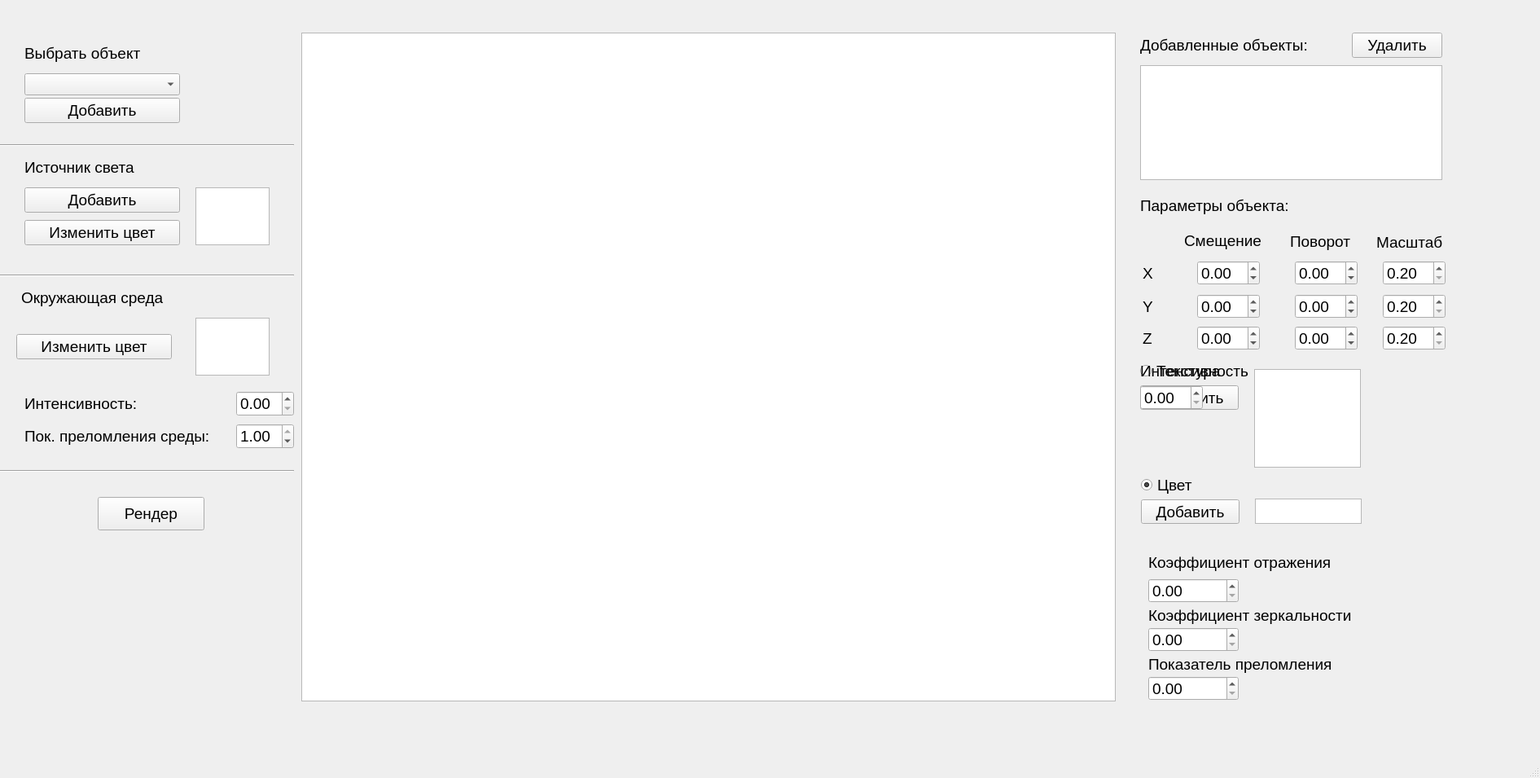
<?xml version="1.0" encoding="UTF-8"?>
<ui version="4.0">
 <class>MainWindow</class>
 <widget class="QMainWindow" name="MainWindow">
  <property name="geometry">
   <rect>
    <x>0</x>
    <y>0</y>
    <width>1891</width>
    <height>955</height>
   </rect>
  </property>
  <property name="windowTitle">
   <string>MainWindow</string>
  </property>
  <widget class="QWidget" name="centralwidget">
   <widget class="QGraphicsView" name="canvas">
    <property name="geometry">
     <rect>
      <x>370</x>
      <y>40</y>
      <width>1000</width>
      <height>821</height>
     </rect>
    </property>
   </widget>
   <widget class="QLabel" name="add_object_label">
    <property name="geometry">
     <rect>
      <x>30</x>
      <y>50</y>
      <width>191</width>
      <height>31</height>
     </rect>
    </property>
    <property name="font">
     <font>
      <family>Ubuntu</family>
      <pointsize>14</pointsize>
     </font>
    </property>
    <property name="text">
     <string>Выбрать объект</string>
    </property>
   </widget>
   <widget class="QComboBox" name="objects_list">
    <property name="geometry">
     <rect>
      <x>30</x>
      <y>90</y>
      <width>191</width>
      <height>27</height>
     </rect>
    </property>
    <property name="font">
     <font>
      <family>Ubuntu</family>
      <pointsize>14</pointsize>
     </font>
    </property>
   </widget>
   <widget class="QPushButton" name="add_object_button">
    <property name="geometry">
     <rect>
      <x>30</x>
      <y>120</y>
      <width>191</width>
      <height>31</height>
     </rect>
    </property>
    <property name="font">
     <font>
      <family>Ubuntu</family>
      <pointsize>14</pointsize>
     </font>
    </property>
    <property name="text">
     <string>Добавить</string>
    </property>
   </widget>
   <widget class="QPushButton" name="add_light_button">
    <property name="geometry">
     <rect>
      <x>30</x>
      <y>230</y>
      <width>191</width>
      <height>31</height>
     </rect>
    </property>
    <property name="font">
     <font>
      <family>Ubuntu</family>
      <pointsize>14</pointsize>
     </font>
    </property>
    <property name="text">
     <string>Добавить</string>
    </property>
   </widget>
   <widget class="QLabel" name="add_light_label">
    <property name="geometry">
     <rect>
      <x>30</x>
      <y>180</y>
      <width>291</width>
      <height>51</height>
     </rect>
    </property>
    <property name="font">
     <font>
      <family>Ubuntu</family>
      <pointsize>14</pointsize>
     </font>
    </property>
    <property name="text">
     <string>&lt;html&gt;&lt;head/&gt;&lt;body&gt;&lt;p&gt;Источник света&lt;/p&gt;&lt;/body&gt;&lt;/html&gt;</string>
    </property>
   </widget>
   <widget class="QLabel" name="ambient_light_label">
    <property name="geometry">
     <rect>
      <x>26</x>
      <y>350</y>
      <width>231</width>
      <height>31</height>
     </rect>
    </property>
    <property name="font">
     <font>
      <family>Ubuntu</family>
      <pointsize>14</pointsize>
     </font>
    </property>
    <property name="text">
     <string>Окружающая среда</string>
    </property>
   </widget>
   <widget class="QDoubleSpinBox" name="ambient_spin">
    <property name="geometry">
     <rect>
      <x>290</x>
      <y>480</y>
      <width>71</width>
      <height>31</height>
     </rect>
    </property>
    <property name="font">
     <font>
      <pointsize>14</pointsize>
     </font>
    </property>
    <property name="maximum">
     <double>1.000000000000000</double>
    </property>
    <property name="singleStep">
     <double>0.100000000000000</double>
    </property>
   </widget>
   <widget class="QPushButton" name="render_button">
    <property name="geometry">
     <rect>
      <x>120</x>
      <y>610</y>
      <width>131</width>
      <height>41</height>
     </rect>
    </property>
    <property name="font">
     <font>
      <family>Ubuntu</family>
      <pointsize>14</pointsize>
     </font>
    </property>
    <property name="text">
     <string>Рендер</string>
    </property>
   </widget>
   <widget class="QLabel" name="objects_in_scene_label">
    <property name="geometry">
     <rect>
      <x>1400</x>
      <y>40</y>
      <width>221</width>
      <height>31</height>
     </rect>
    </property>
    <property name="font">
     <font>
      <family>Ubuntu</family>
      <pointsize>14</pointsize>
     </font>
    </property>
    <property name="text">
     <string>Добавленные объекты:</string>
    </property>
   </widget>
   <widget class="QPushButton" name="delete_object_button">
    <property name="geometry">
     <rect>
      <x>1660</x>
      <y>40</y>
      <width>111</width>
      <height>31</height>
     </rect>
    </property>
    <property name="font">
     <font>
      <family>Ubuntu</family>
      <pointsize>14</pointsize>
     </font>
    </property>
    <property name="text">
     <string>Удалить</string>
    </property>
   </widget>
   <widget class="QListView" name="scene_list">
    <property name="geometry">
     <rect>
      <x>1400</x>
      <y>80</y>
      <width>371</width>
      <height>141</height>
     </rect>
    </property>
    <property name="font">
     <font>
      <pointsize>14</pointsize>
     </font>
    </property>
   </widget>
   <widget class="QLabel" name="params_label">
    <property name="geometry">
     <rect>
      <x>1400</x>
      <y>237</y>
      <width>201</width>
      <height>31</height>
     </rect>
    </property>
    <property name="font">
     <font>
      <family>Ubuntu</family>
      <pointsize>14</pointsize>
     </font>
    </property>
    <property name="text">
     <string>Параметры объекта:</string>
    </property>
   </widget>
   <widget class="QLabel" name="offset_label">
    <property name="geometry">
     <rect>
      <x>1454</x>
      <y>280</y>
      <width>111</width>
      <height>31</height>
     </rect>
    </property>
    <property name="font">
     <font>
      <family>Ubuntu</family>
      <pointsize>14</pointsize>
     </font>
    </property>
    <property name="text">
     <string>Смещение</string>
    </property>
   </widget>
   <widget class="QLabel" name="rotate_label">
    <property name="geometry">
     <rect>
      <x>1584</x>
      <y>281</y>
      <width>111</width>
      <height>31</height>
     </rect>
    </property>
    <property name="font">
     <font>
      <family>Ubuntu</family>
      <pointsize>14</pointsize>
     </font>
    </property>
    <property name="text">
     <string>Поворот</string>
    </property>
   </widget>
   <widget class="QLabel" name="scale_label">
    <property name="geometry">
     <rect>
      <x>1690</x>
      <y>282</y>
      <width>111</width>
      <height>31</height>
     </rect>
    </property>
    <property name="font">
     <font>
      <family>Ubuntu</family>
      <pointsize>14</pointsize>
     </font>
    </property>
    <property name="text">
     <string>Масштаб</string>
    </property>
   </widget>
   <widget class="QDoubleSpinBox" name="offset_x_spin">
    <property name="geometry">
     <rect>
      <x>1470</x>
      <y>320</y>
      <width>77</width>
      <height>30</height>
     </rect>
    </property>
    <property name="font">
     <font>
      <pointsize>14</pointsize>
     </font>
    </property>
    <property name="minimum">
     <double>-100.000000000000000</double>
    </property>
    <property name="maximum">
     <double>100.000000000000000</double>
    </property>
    <property name="singleStep">
     <double>0.250000000000000</double>
    </property>
   </widget>
   <widget class="QLabel" name="x_label">
    <property name="geometry">
     <rect>
      <x>1403</x>
      <y>320</y>
      <width>31</width>
      <height>31</height>
     </rect>
    </property>
    <property name="font">
     <font>
      <family>Ubuntu</family>
      <pointsize>14</pointsize>
     </font>
    </property>
    <property name="text">
     <string>X</string>
    </property>
   </widget>
   <widget class="QDoubleSpinBox" name="rotate_x_spin">
    <property name="geometry">
     <rect>
      <x>1590</x>
      <y>320</y>
      <width>77</width>
      <height>30</height>
     </rect>
    </property>
    <property name="font">
     <font>
      <pointsize>14</pointsize>
     </font>
    </property>
    <property name="minimum">
     <double>-360.000000000000000</double>
    </property>
    <property name="maximum">
     <double>360.000000000000000</double>
    </property>
    <property name="singleStep">
     <double>10.000000000000000</double>
    </property>
   </widget>
   <widget class="QDoubleSpinBox" name="scale_x_spin">
    <property name="geometry">
     <rect>
      <x>1698</x>
      <y>320</y>
      <width>77</width>
      <height>30</height>
     </rect>
    </property>
    <property name="font">
     <font>
      <pointsize>14</pointsize>
     </font>
    </property>
    <property name="minimum">
     <double>0.200000000000000</double>
    </property>
    <property name="maximum">
     <double>10.000000000000000</double>
    </property>
    <property name="singleStep">
     <double>0.100000000000000</double>
    </property>
   </widget>
   <widget class="QDoubleSpinBox" name="scale_y_spin">
    <property name="geometry">
     <rect>
      <x>1698</x>
      <y>361</y>
      <width>77</width>
      <height>30</height>
     </rect>
    </property>
    <property name="font">
     <font>
      <pointsize>14</pointsize>
     </font>
    </property>
    <property name="minimum">
     <double>0.200000000000000</double>
    </property>
    <property name="maximum">
     <double>10.000000000000000</double>
    </property>
    <property name="singleStep">
     <double>0.100000000000000</double>
    </property>
   </widget>
   <widget class="QDoubleSpinBox" name="offset_y_spin">
    <property name="geometry">
     <rect>
      <x>1470</x>
      <y>361</y>
      <width>77</width>
      <height>30</height>
     </rect>
    </property>
    <property name="font">
     <font>
      <pointsize>14</pointsize>
     </font>
    </property>
    <property name="minimum">
     <double>-100.000000000000000</double>
    </property>
    <property name="maximum">
     <double>100.000000000000000</double>
    </property>
    <property name="singleStep">
     <double>0.250000000000000</double>
    </property>
   </widget>
   <widget class="QDoubleSpinBox" name="rotate_y_spin">
    <property name="geometry">
     <rect>
      <x>1590</x>
      <y>361</y>
      <width>77</width>
      <height>30</height>
     </rect>
    </property>
    <property name="font">
     <font>
      <pointsize>14</pointsize>
     </font>
    </property>
    <property name="minimum">
     <double>-360.000000000000000</double>
    </property>
    <property name="maximum">
     <double>360.000000000000000</double>
    </property>
    <property name="singleStep">
     <double>10.000000000000000</double>
    </property>
   </widget>
   <widget class="QLabel" name="y_label">
    <property name="geometry">
     <rect>
      <x>1403</x>
      <y>361</y>
      <width>21</width>
      <height>31</height>
     </rect>
    </property>
    <property name="font">
     <font>
      <family>Ubuntu</family>
      <pointsize>14</pointsize>
     </font>
    </property>
    <property name="text">
     <string>Y</string>
    </property>
   </widget>
   <widget class="QLabel" name="z_label">
    <property name="geometry">
     <rect>
      <x>1403</x>
      <y>400</y>
      <width>21</width>
      <height>31</height>
     </rect>
    </property>
    <property name="font">
     <font>
      <family>Ubuntu</family>
      <pointsize>14</pointsize>
     </font>
    </property>
    <property name="text">
     <string>Z</string>
    </property>
   </widget>
   <widget class="QDoubleSpinBox" name="rotate_z_spin">
    <property name="geometry">
     <rect>
      <x>1590</x>
      <y>400</y>
      <width>77</width>
      <height>30</height>
     </rect>
    </property>
    <property name="font">
     <font>
      <pointsize>14</pointsize>
     </font>
    </property>
    <property name="minimum">
     <double>-360.000000000000000</double>
    </property>
    <property name="maximum">
     <double>360.000000000000000</double>
    </property>
    <property name="singleStep">
     <double>10.000000000000000</double>
    </property>
   </widget>
   <widget class="QDoubleSpinBox" name="scale_z_spin">
    <property name="geometry">
     <rect>
      <x>1698</x>
      <y>400</y>
      <width>77</width>
      <height>30</height>
     </rect>
    </property>
    <property name="font">
     <font>
      <pointsize>14</pointsize>
     </font>
    </property>
    <property name="minimum">
     <double>0.200000000000000</double>
    </property>
    <property name="maximum">
     <double>10.000000000000000</double>
    </property>
    <property name="singleStep">
     <double>0.100000000000000</double>
    </property>
   </widget>
   <widget class="QDoubleSpinBox" name="offset_z_spin">
    <property name="geometry">
     <rect>
      <x>1470</x>
      <y>400</y>
      <width>77</width>
      <height>30</height>
     </rect>
    </property>
    <property name="font">
     <font>
      <pointsize>14</pointsize>
     </font>
    </property>
    <property name="minimum">
     <double>-100.000000000000000</double>
    </property>
    <property name="maximum">
     <double>100.000000000000000</double>
    </property>
    <property name="singleStep">
     <double>0.250000000000000</double>
    </property>
   </widget>
   <widget class="QRadioButton" name="texture_flag">
    <property name="geometry">
     <rect>
      <x>1400</x>
      <y>443</y>
      <width>121</width>
      <height>25</height>
     </rect>
    </property>
    <property name="font">
     <font>
      <family>Ubuntu</family>
      <pointsize>14</pointsize>
     </font>
    </property>
    <property name="text">
     <string>Текстура</string>
    </property>
   </widget>
   <widget class="QPushButton" name="add_texture_button">
    <property name="geometry">
     <rect>
      <x>1400</x>
      <y>473</y>
      <width>121</width>
      <height>30</height>
     </rect>
    </property>
    <property name="font">
     <font>
      <family>Ubuntu</family>
      <pointsize>14</pointsize>
     </font>
    </property>
    <property name="text">
     <string>Добавить</string>
    </property>
   </widget>
   <widget class="QGraphicsView" name="texture_img">
    <property name="geometry">
     <rect>
      <x>1540</x>
      <y>453</y>
      <width>131</width>
      <height>121</height>
     </rect>
    </property>
    <property name="font">
     <font>
      <family>Ubuntu</family>
      <pointsize>14</pointsize>
     </font>
    </property>
   </widget>
   <widget class="QRadioButton" name="color_flag">
    <property name="geometry">
     <rect>
      <x>1401</x>
      <y>583</y>
      <width>121</width>
      <height>25</height>
     </rect>
    </property>
    <property name="font">
     <font>
      <family>Ubuntu</family>
      <pointsize>14</pointsize>
     </font>
    </property>
    <property name="text">
     <string>Цвет</string>
    </property>
    <property name="checked">
     <bool>true</bool>
    </property>
   </widget>
   <widget class="QPushButton" name="color_add_button">
    <property name="geometry">
     <rect>
      <x>1401</x>
      <y>613</y>
      <width>121</width>
      <height>30</height>
     </rect>
    </property>
    <property name="font">
     <font>
      <family>Ubuntu</family>
      <pointsize>14</pointsize>
     </font>
    </property>
    <property name="text">
     <string>Добавить</string>
    </property>
   </widget>
   <widget class="QLabel" name="reflection_label">
    <property name="geometry">
     <rect>
      <x>1410</x>
      <y>670</y>
      <width>241</width>
      <height>41</height>
     </rect>
    </property>
    <property name="font">
     <font>
      <family>Ubuntu</family>
      <pointsize>14</pointsize>
     </font>
    </property>
    <property name="text">
     <string>&lt;html&gt;&lt;head/&gt;&lt;body&gt;&lt;p&gt;Коэффициент отражения&lt;/p&gt;&lt;/body&gt;&lt;/html&gt;</string>
    </property>
   </widget>
   <widget class="QDoubleSpinBox" name="reflection_spin">
    <property name="geometry">
     <rect>
      <x>1410</x>
      <y>710</y>
      <width>111</width>
      <height>30</height>
     </rect>
    </property>
    <property name="font">
     <font>
      <family>Ubuntu</family>
      <pointsize>14</pointsize>
     </font>
    </property>
    <property name="maximum">
     <double>1.000000000000000</double>
    </property>
    <property name="singleStep">
     <double>0.050000000000000</double>
    </property>
   </widget>
   <widget class="QDoubleSpinBox" name="transparency_spin">
    <property name="geometry">
     <rect>
      <x>1410</x>
      <y>830</y>
      <width>111</width>
      <height>30</height>
     </rect>
    </property>
    <property name="font">
     <font>
      <family>Ubuntu</family>
      <pointsize>14</pointsize>
     </font>
    </property>
    <property name="maximum">
     <double>1.000000000000000</double>
    </property>
    <property name="singleStep">
     <double>0.050000000000000</double>
    </property>
   </widget>
   <widget class="QLabel" name="transparency_label">
    <property name="geometry">
     <rect>
      <x>1410</x>
      <y>800</y>
      <width>271</width>
      <height>31</height>
     </rect>
    </property>
    <property name="font">
     <font>
      <family>Ubuntu</family>
      <pointsize>14</pointsize>
     </font>
    </property>
    <property name="text">
     <string>&lt;html&gt;&lt;head/&gt;&lt;body&gt;&lt;p&gt;Показатель преломления&lt;/p&gt;&lt;/body&gt;&lt;/html&gt;</string>
    </property>
   </widget>
   <widget class="QLabel" name="glitter_label">
    <property name="geometry">
     <rect>
      <x>1410</x>
      <y>740</y>
      <width>291</width>
      <height>31</height>
     </rect>
    </property>
    <property name="font">
     <font>
      <family>Ubuntu</family>
      <pointsize>14</pointsize>
     </font>
    </property>
    <property name="text">
     <string>Коэффициент зеркальности</string>
    </property>
   </widget>
   <widget class="QDoubleSpinBox" name="glitter_spin">
    <property name="geometry">
     <rect>
      <x>1410</x>
      <y>770</y>
      <width>111</width>
      <height>30</height>
     </rect>
    </property>
    <property name="font">
     <font>
      <family>Ubuntu</family>
      <pointsize>14</pointsize>
     </font>
    </property>
    <property name="maximum">
     <double>1.000000000000000</double>
    </property>
    <property name="singleStep">
     <double>0.050000000000000</double>
    </property>
   </widget>
   <widget class="QGraphicsView" name="color_preview">
    <property name="geometry">
     <rect>
      <x>1541</x>
      <y>612</y>
      <width>131</width>
      <height>31</height>
     </rect>
    </property>
    <property name="autoFillBackground">
     <bool>false</bool>
    </property>
   </widget>
   <widget class="QDoubleSpinBox" name="intensity_spin">
    <property name="geometry">
     <rect>
      <x>1400</x>
      <y>473</y>
      <width>77</width>
      <height>30</height>
     </rect>
    </property>
    <property name="font">
     <font>
      <family>Ubuntu</family>
      <pointsize>14</pointsize>
     </font>
    </property>
    <property name="minimum">
     <double>0.000000000000000</double>
    </property>
    <property name="maximum">
     <double>1.000000000000000</double>
    </property>
    <property name="singleStep">
     <double>0.100000000000000</double>
    </property>
   </widget>
   <widget class="QLabel" name="intensity_label">
    <property name="geometry">
     <rect>
      <x>1400</x>
      <y>440</y>
      <width>161</width>
      <height>31</height>
     </rect>
    </property>
    <property name="font">
     <font>
      <family>Ubuntu</family>
      <pointsize>14</pointsize>
     </font>
    </property>
    <property name="text">
     <string>Интенсивность</string>
    </property>
   </widget>
   <widget class="QPushButton" name="lightColor">
    <property name="geometry">
     <rect>
      <x>30</x>
      <y>270</y>
      <width>191</width>
      <height>31</height>
     </rect>
    </property>
    <property name="font">
     <font>
      <pointsize>14</pointsize>
     </font>
    </property>
    <property name="text">
     <string>Изменить цвет</string>
    </property>
   </widget>
   <widget class="QGraphicsView" name="color_view">
    <property name="geometry">
     <rect>
      <x>240</x>
      <y>230</y>
      <width>91</width>
      <height>71</height>
     </rect>
    </property>
   </widget>
   <widget class="Line" name="line">
    <property name="geometry">
     <rect>
      <x>0</x>
      <y>170</y>
      <width>361</width>
      <height>16</height>
     </rect>
    </property>
    <property name="orientation">
     <enum>Qt::Horizontal</enum>
    </property>
   </widget>
   <widget class="Line" name="line_2">
    <property name="geometry">
     <rect>
      <x>0</x>
      <y>330</y>
      <width>361</width>
      <height>16</height>
     </rect>
    </property>
    <property name="orientation">
     <enum>Qt::Horizontal</enum>
    </property>
   </widget>
   <widget class="QGraphicsView" name="color_view_2">
    <property name="geometry">
     <rect>
      <x>240</x>
      <y>390</y>
      <width>91</width>
      <height>71</height>
     </rect>
    </property>
   </widget>
   <widget class="QPushButton" name="lightColor_2">
    <property name="geometry">
     <rect>
      <x>20</x>
      <y>410</y>
      <width>191</width>
      <height>31</height>
     </rect>
    </property>
    <property name="font">
     <font>
      <pointsize>14</pointsize>
     </font>
    </property>
    <property name="text">
     <string>Изменить цвет</string>
    </property>
   </widget>
   <widget class="QLabel" name="ambient_light_label_2">
    <property name="geometry">
     <rect>
      <x>30</x>
      <y>480</y>
      <width>231</width>
      <height>31</height>
     </rect>
    </property>
    <property name="font">
     <font>
      <family>Ubuntu</family>
      <pointsize>14</pointsize>
     </font>
    </property>
    <property name="text">
     <string>Интенсивность:</string>
    </property>
   </widget>
   <widget class="Line" name="line_3">
    <property name="geometry">
     <rect>
      <x>0</x>
      <y>570</y>
      <width>361</width>
      <height>16</height>
     </rect>
    </property>
    <property name="orientation">
     <enum>Qt::Horizontal</enum>
    </property>
   </widget>
   <widget class="QDoubleSpinBox" name="ambient_spin_2">
    <property name="geometry">
     <rect>
      <x>290</x>
      <y>520</y>
      <width>71</width>
      <height>31</height>
     </rect>
    </property>
    <property name="font">
     <font>
      <pointsize>14</pointsize>
     </font>
    </property>
    <property name="maximum">
     <double>1.000000000000000</double>
    </property>
    <property name="singleStep">
     <double>0.100000000000000</double>
    </property>
    <property name="value">
     <double>1.000000000000000</double>
    </property>
   </widget>
   <widget class="QLabel" name="refract_spin">
    <property name="geometry">
     <rect>
      <x>30</x>
      <y>520</y>
      <width>311</width>
      <height>31</height>
     </rect>
    </property>
    <property name="font">
     <font>
      <family>Ubuntu</family>
      <pointsize>14</pointsize>
     </font>
    </property>
    <property name="text">
     <string>&lt;html&gt;&lt;head/&gt;&lt;body&gt;&lt;p&gt;Пок. преломления среды:&lt;/p&gt;&lt;/body&gt;&lt;/html&gt;</string>
    </property>
   </widget>
  </widget>
  <widget class="QMenuBar" name="menubar">
   <property name="geometry">
    <rect>
     <x>0</x>
     <y>0</y>
     <width>1891</width>
     <height>22</height>
    </rect>
   </property>
  </widget>
  <widget class="QStatusBar" name="statusbar"/>
 </widget>
 <resources/>
 <connections/>
</ui>
